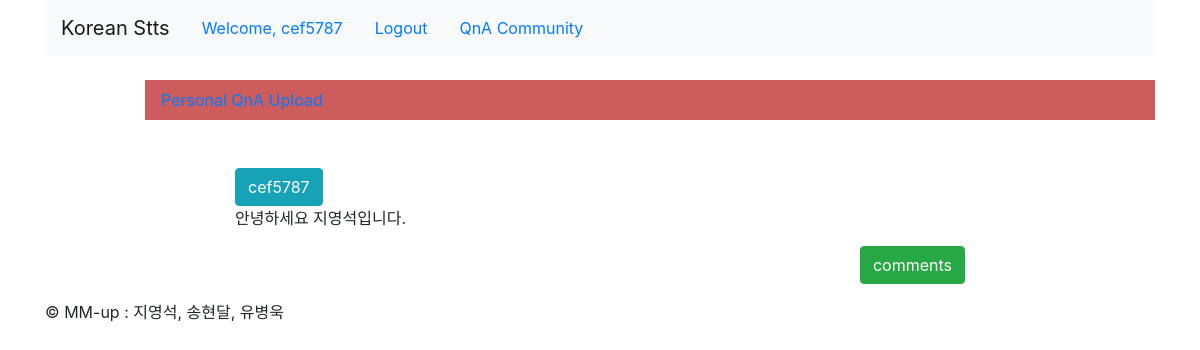
Page /QnA/myqna/ (signed in) on the earlier database version.
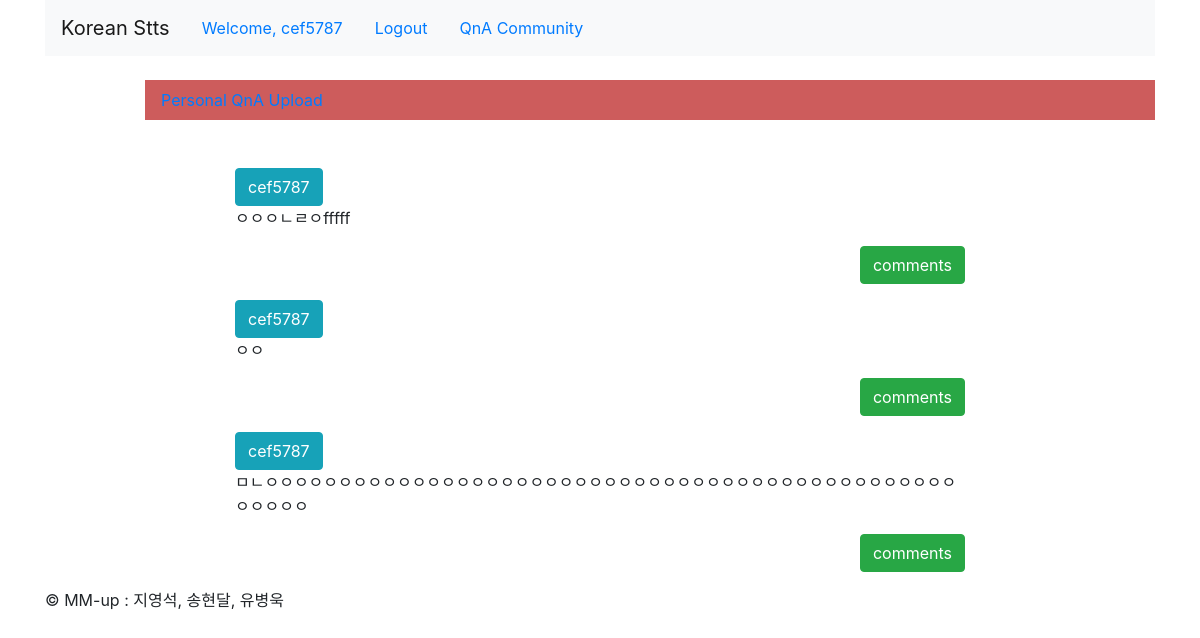
Same page on the later database version.
### QnA/models.py (models this page shows, shortened)
class QuestionAndAnswer(models.Model):
    author = models.ForeignKey(User, on_delete=models.CASCADE, related_name="user_author")
    title = models.CharField(max_length=100)
    text = models.TextField()
    hit = models.PositiveIntegerField(default=0)
    created = models.DateTimeField(auto_now_add=True)
    updated = models.DateTimeField(auto_now=True)
    class Meta:
        ordering = ['-updated']

### QnA/views.py (the view)
# urls.py: path('myqna/', MyQnA, name="QnA_myqna"),
def MyQnA(request):
    curr_user = request.user
    curr_user_name = curr_user.id
    MyQnAs = QuestionAndAnswer.objects.filter(author=curr_user_name).order_by("-hit")
    return render(request, "QnA/myqna.html", {"MyQnAs" : MyQnAs})

### QnA/templates/QnA/myqna.html (shortened to what this page needs)
{% extends 'base.html' %}
{% block content %}
    <br />
    <a href="{% url 'QnA:QnA_upload' %}" class="nav-link" class="btn btn-xs btn-success" style="background-color: indianred;margin-left: 100px;">Personal QnA Upload</a>
    <br />
    <br />
    {% for post in MyQnAs %}
        <div class="row">
            <div class="col-md-2"></div>
            <div class="col-md-8 panel panel-default">
                <button type="button" class="btn btn-xs btn-info">
                    {{post.author.username}}</button>
                <p>{{post.text|linebreaksbr}}</p>
                <p class="text-right">
                    <a href="{% url 'QnA:MyQnA_detail' pk=post.id %}" class="btn btn-xs btn-success">comments</a>
                </p>
            </div>
            <div class="col-md-2"></div>
        </div>
    {% endfor %}
{% endblock %}

Differences in the rows shown:
removed QuestionAndAnswer: author.username "cef5787", text "안녕하세요 지영석입니다."
added QuestionAndAnswer: author.username "cef5787", text "ㅇㅇㅇㄴㄹㅇfffff"
added QuestionAndAnswer: author.username "cef5787", text "ㅇㅇ"
added QuestionAndAnswer: author.username "cef5787", text "ㅁㄴㅇㅇㅇㅇㅇㅇㅇㅇㅇㅇㅇㅇㅇㅇㅇㅇㅇㅇㅇㅇㅇㅇㅇㅇㅇㅇㅇㅇㅇㅇㅇㅇㅇㅇㅇㅇㅇㅇㅇㅇㅇㅇㅇㅇㅇㅇㅇㅇㅇㅇㅇㅇ"
